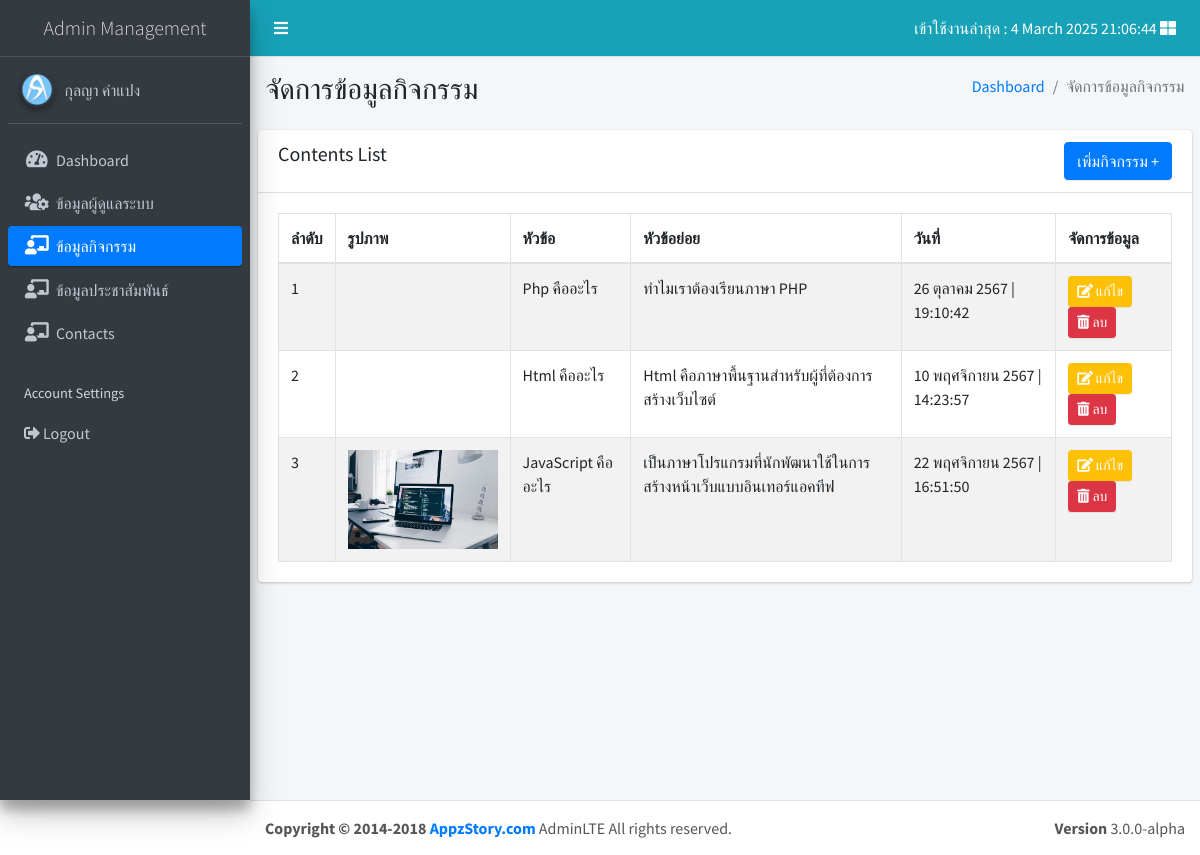
Page /admin/pages/articles/index.php (signed in) on the committed database.
### tables this page shows
CREATE TABLE `article` (
  `id_article` int(11) NOT NULL,
  `subject` varchar(255) NOT NULL,
  `sub_title` varchar(255) NOT NULL,
  `detail` text NOT NULL,
  `image` varchar(255) NOT NULL,
  `tag` varchar(255) NOT NULL,
  `status` enum('true','false') NOT NULL,
  `updated_at` datetime NOT NULL,
  `created_at` datetime NOT NULL
);

### admin/pages/articles/index.php (the view, shortened to what this page needs)
<?php
  include_once('../authen.php');
  $sql = "SELECT * FROM article";
  $result = $conn->query($sql);
  function formatThaiDate($dateStr) {
    $thaiMonths = [
        1 => 'มกราคม', 2 => 'กุมภาพันธ์', 3 => 'มีนาคม', 4 => 'เมษายน',
        5 => 'พฤษภาคม', 6 => 'มิถุนายน', 7 => 'กรกฎาคม', 8 => 'สิงหาคม',
        9 => 'กันยายน', 10 => 'ตุลาคม', 11 => 'พฤศจิกายน', 12 => 'ธันวาคม'
    ];
    $date = new DateTime($dateStr);
    $year = $date->format('Y') + 543;
    $month = $thaiMonths[(int)$date->format('m')];
    $day = $date->format('j');
    return "{$day} {$month} {$year}";
  }
?>
<!DOCTYPE html>
<html>
<head>
  <link rel="stylesheet" href="https://use.fontawesome.com/releases/v5.0.13/css/all.css">
  <link rel="stylesheet" href="https://code.ionicframework.com/ionicons/2.0.1/css/ionicons.min.css">
  <link rel="stylesheet" href="../../dist/css/adminlte.min.css">
  <link rel="stylesheet" href="../../plugins/datatables/dataTables.bootstrap4.min.css">
</head>
<body class="hold-transition sidebar-mini">
<div class="wrapper">
  <?php include_once('../includes/sidebar.php') ?>
  <div class="content-wrapper">
    <section class="content-header">
      <div class="container-fluid">
        <div class="row mb-2">
          <div class="col-sm-6">
            <h1>จัดการข้อมูลกิจกรรม</h1>
          </div>
          <div class="col-sm-6">
            <ol class="breadcrumb float-sm-right">
              <li class="breadcrumb-item"><a href="../dashboard">Dashboard</a></li>
              <li class="breadcrumb-item active">จัดการข้อมูลกิจกรรม</li>
            </ol>
          </div>
        </div>
      </div>
    </section>
    <section class="content">
      <div class="card">
        <div class="card-header">
          <h3 class="card-title d-inline-block">Contents List</h3>
          <a href="form-create.php" class="btn btn-primary float-right "> เพิ่มกิจกรรม + </a>
        </div>
        <div class="card-body">
          <table id="dataTable" class="table table-bordered table-striped">
            <thead>
            <tr>
              <th>ลำดับ</th>
              <th>รูปภาพ</th>
              <th>หัวข้อ</th>
              <th>หัวข้อย่อย</th>
              <th>วันที่</th>
              <th>จัดการข้อมูล</th>
            </tr>
            </thead>
            <tbody>
            <?php
              $num = 0;
              while($row = $result->fetch_assoc()) {
              $num++;
            ?>
              <tr>
                <td><?php echo $num;  ?></td>
                <td><img class="img-fluid d-block mx-auto" src="../../../asset/images/blog/<?php echo $row['image']; ?>" width="150px" alt=""></td>
                <td><?php echo $row['subject']; ?></td>
                <td><?php echo $row['sub_title']; ?></td>
                <td>
                  <?php echo formatThaiDate($row['updated_at']) . ' ' . date('| H:i:s', strtotime($row['updated_at'])); ?>
                </td>
                <td>
                  <a href="form-edit.php?id=<?php echo $row['id']; ?>" class="btn btn-sm btn-warning text-white">
                    <i class="fas fa-edit"></i> แก้ไข
                  </a>
                    <a href="#" onclick="deleteItem(<?php echo $row['id']; ?>);" class="btn btn-sm btn-danger">
                      <i class="fas fa-trash-alt"></i> ลบ
                    </a>
                </td>
              </tr>
            <?php } ?>
            </tbody>
          </table>
        </div>
      </div>
    </section>
  </div>
  <?php include_once('../includes/footer.php') ?>
</div>
</body>
</html>

### admin/pages/includes/sidebar.php (shortened to what this page needs)
<?php
    $uri = $_SERVER['REQUEST_URI'];
    $array = explode('/', trim($uri, '/'));
    $key = array_search("pages", $array);
    if ($key !== false && isset($array[$key + 1])) {
        $name = $array[$key + 1];
    } else {
        $name = '';
    }
?>
<nav class="main-header navbar navbar-expand border-bottom navbar-dark bg-info">
    <ul class="navbar-nav">
      <li class="nav-item">
        <a class="nav-link" data-widget="pushmenu" href="#"><i class="fa fa-bars"></i></a>
      </li>
    </ul>
    <ul class="navbar-nav ml-auto">
      <li class="nav-item">
        <a class="nav-link" data-widget="control-sidebar" data-slide="true" href="#">
          เข้าใช้งานล่าสุด :
                <?php
                  echo date_format(new DateTime($_SESSION['authen_last_login']), "j F Y H:i:s");
                ?>
          <i class="fa fa-th-large"></i>
        </a>
      </li>
    </ul>
</nav>
<aside class="main-sidebar sidebar-dark-primary elevation-4">
    <a href="#" class="brand-link">
      <span class="brand-text font-weight-light text-center d-block">Admin Management</span>
    </a>
    <div class="sidebar">
      <div class="user-panel mt-3 pb-3 mb-3 d-flex">
        <div class="image">
          <img src="../../dist/img/avatar.png" class="img-circle elevation-2" alt="User Image">
        </div>
        <div class="info">
          <a href="#" class="d-block">
            <?php echo isset($_SESSION['authen_name']) ? $_SESSION['authen_name'] : 'Guest'; ?>
          </a>
        </div>
      </div>
      <nav class="mt-2">
        <ul class="nav nav-pills nav-sidebar flex-column" data-widget="treeview" role="menu" data-accordion="false">
          <li class="nav-item">
            <a href="../dashboard" class="nav-link <?php echo $name == 'dashboard' ? 'active': '' ?>">
              <i class="fas fa-tachometer-alt nav-icon"></i>
              <p>Dashboard</p>
            </a>
          </li>
          <?php if($_SESSION['authen_status'] == 'superadmin'){ ?>
          <li class="nav-item">
            <a href="../admin" class="nav-link <?php echo $name == 'admin' ? 'active': '' ?>">
              <i class="fas fa-users-cog nav-icon"></i>
              <p>ข้อมูลผู้ดูแลระบบ</p>
            </a>
          </li>
          <?php } ?>
          <li class="nav-item">
            <a href="../articles" class="nav-link <?php echo $name == 'articles' ? 'active': '' ?>">
              <i class="fas fa-chalkboard-teacher nav-icon"></i>
              <p>ข้อมูลกิจกรรม</p>
            </a>
          </li>
          <li class="nav-item">
            <a href="../carousel" class="nav-link <?php echo $name == 'carousel' ? 'active': '' ?>">
              <i class="fas fa-chalkboard-teacher nav-icon"></i>
              <p>ข้อมูลประชาสัมพันธ์</p>
            </a>
          </li>
          <li class="nav-item">
            <a href="../contacts" class="nav-link <?php echo $name == 'contacts' ? 'active': '' ?>">
              <i class="fas fa-chalkboard-teacher nav-icon"></i>
              <p>Contacts</p>
            </a>
          </li>
          <li class="nav-header">Account Settings</li>
          <li class="nav-item">
            <a href="../../logout.php" class="nav-link">
              <i class="fas fa-sign-out-alt"></i>
              <p>Logout</p>
            </a>
          </li>
        </ul>
      </nav>
    </div>
</aside>

### admin/pages/includes/footer.php
<footer class="main-footer">
    <div class="float-right d-none d-sm-block">
      <b>Version</b> 3.0.0-alpha
    </div>
    <strong>Copyright &copy; 2014-2018 <a href="http://appzstory.com">AppzStory.com </a></strong>AdminLTE All rights
    reserved.
</footer>

### rows in the picture
article: subject "Php คืออะไร", sub_title "ทำไมเราต้องเรียนภาษา PHP", updated_at "26 ตุลาคม 2567", updated_at "| 19:10:42"
article: subject "Html คืออะไร", sub_title "Html คือภาษาพื้นฐานสำหรับผู้ที่ต้องการสร้างเว็บไซต์", updated_at "10 พฤศจิกายน 2567", updated_at "| 14:23:57"
article: image (picture), subject "JavaScript คืออะไร", sub_title "เป็นภาษาโปรแกรมที่นักพัฒนาใช้ในการสร้างหน้าเว็บแบบอินเทอร์แอคทีฟ", updated_at "22 พฤศจิกายน 2567", updated_at "| 16:51:50"

### other values in the picture
$_SESSION['authen_name'] "กุลญา คำแปง"
